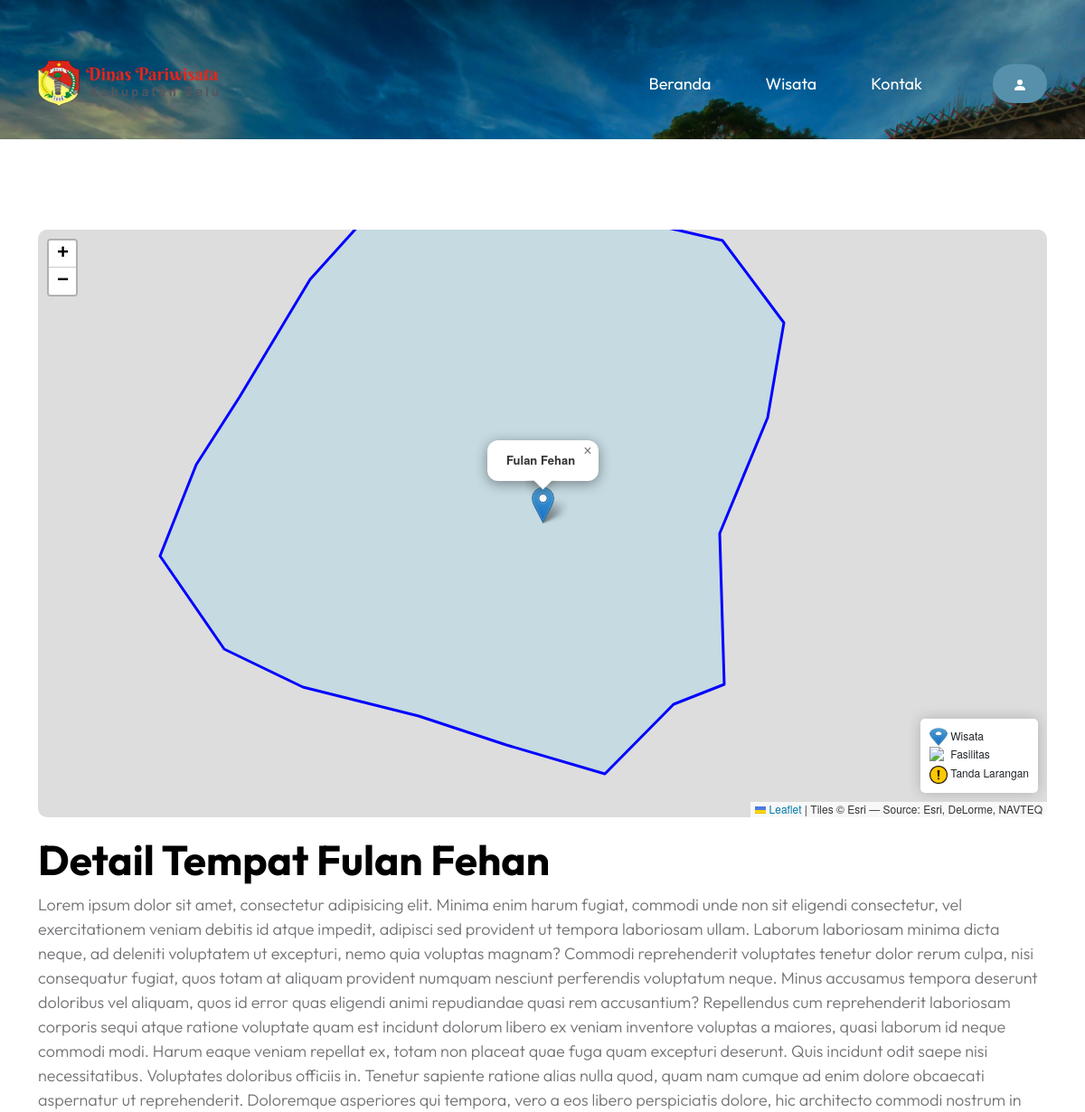
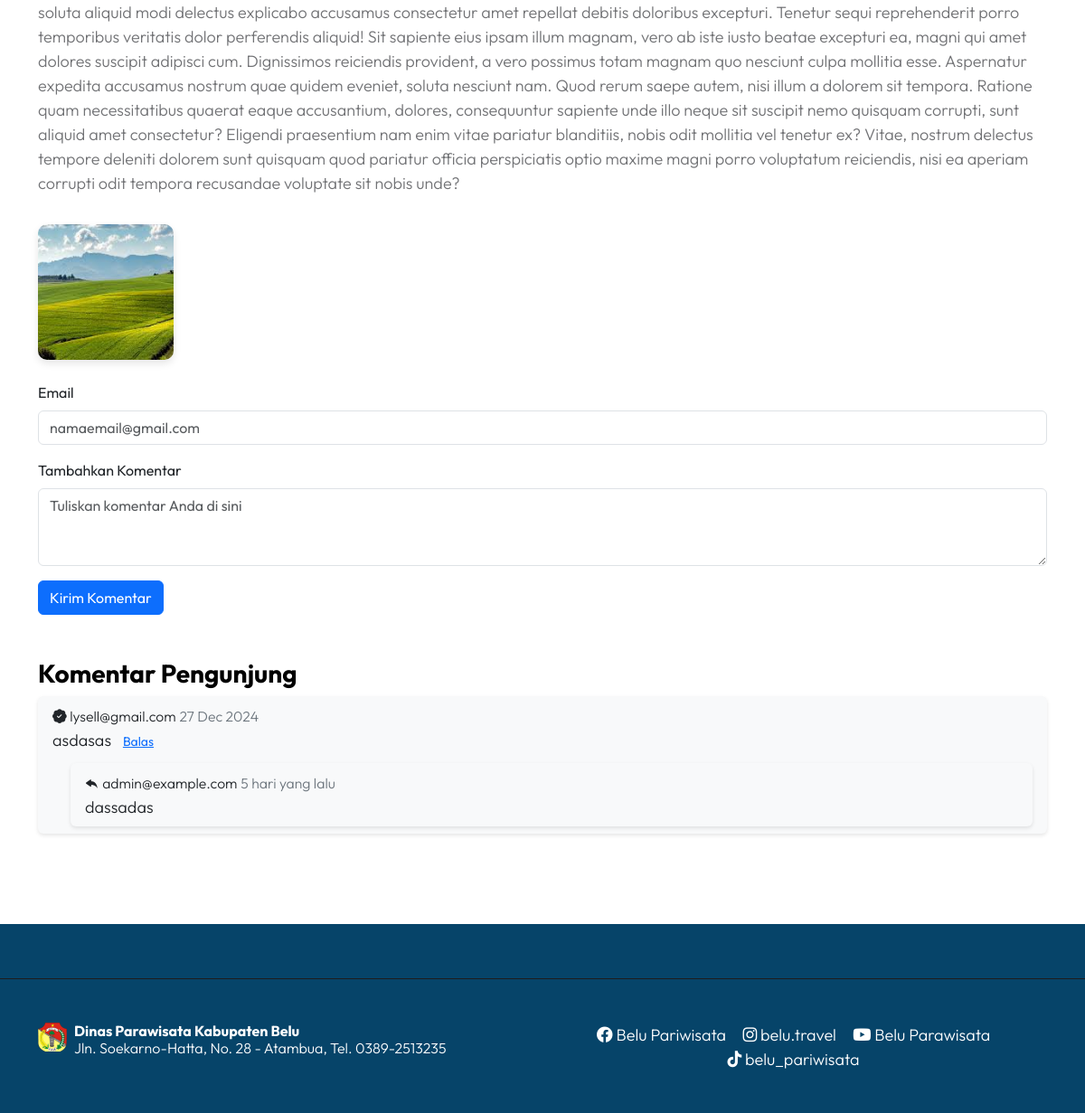
/pages/detail_wisata/4, run on the app's committed database (2 pictures, top to bottom).
### tables this page shows
CREATE TABLE `wisata` (
  `id_wisata` int(11) NOT NULL,
  `nama_wisata` varchar(255) NOT NULL,
  `latitude` varchar(255) NOT NULL,
  `longitude` varchar(255) NOT NULL,
  `geojson` longtext NOT NULL,
  `foto` varchar(255) NOT NULL,
  `deskripsi` longtext NOT NULL,
  `f_id_pengelola` int(11) NOT NULL,
  `kontak` varchar(255) NOT NULL,
  `jam_kunjung` time NOT NULL,
  `jam_tutup` time NOT NULL,
  `f_id_kecamatan` int(11) NOT NULL,
  `f_id_kategori` int(11) NOT NULL
);

CREATE TABLE `ulasan` (
  `id_ulasan` int(11) NOT NULL,
  `email` varchar(255) NOT NULL,
  `komentar` longtext NOT NULL,
  `f_id_wisata` int(11) NOT NULL,
  `created_at` timestamp NOT NULL DEFAULT current_timestamp() ON UPDATE current_timestamp(),
  `ulasan_id` int(11) NOT NULL DEFAULT 0
);

### application/controllers/Pages.php (called while the page is built, shortened)
<?php
class Pages extends CI_Controller {
	public function __construct()
	{
        $this->load->model('Wisata_model');
        $this->load->model('Kunjungan_model');
        $this->load->model('Fasilitas_model');
        $this->load->model('Larangan_model');
        $this->load->model('Ulasan_model');
        $this->load->model('Contact_model');
	}
    public function detail_wisata($id)
	{
		$data = [
			'wisata_list' => $this->Wisata_model->get_all_join(),
            'menu' => 'detail_wisata',
            'wisata' => $this->Wisata_model->get_wisata_by_id($id),
            'fasilitas_list' => $this->Fasilitas_model->get_all_join_by_id($id),
            'larangan_list' => $this->Larangan_model->get_all_join_by_id($id),
            'ulasan' => $this->Ulasan_model->get_comments_with_replies($id),
        ];
		$this->load->view('pages_template/header', $data);
		$this->load->view('detail_wisata');
		$this->load->view('pages_template/footer');
	}
}

### index.php (called while the page is built, shortened)
<?php
require_once BASEPATH.'core/CodeIgniter.php';

### application/models/Wisata_model.php (called while the page is built, shortened)
<?php
class Wisata_model extends CI_Model {
    public function get_all_join($id = null)
    {
        $this->db->select('wisata.*, kecamatan.nama_kecamatan, admin.username as pengelola, kategori.nama_kategori');
        $this->db->from('wisata');
        $this->db->join('kecamatan', 'wisata.f_id_kecamatan = kecamatan.id_kecamatan', 'left');
        $this->db->join('admin', 'wisata.f_id_pengelola = admin.id_admin', 'left');
        $this->db->join('kategori', 'wisata.f_id_kategori = kategori.id_kategori', 'left');
        $query = $this->db->get();
        if ($query->num_rows() > 0) {
            return $query->result_array();
        } else {
            return [];
        }
    }
    public function get_wisata_by_id($id)
    {
        return $this->db->where('id_wisata', $id)->get('wisata')->row_array();
    }
}

### application/models/Ulasan_model.php (called while the page is built, shortened)
<?php
class Ulasan_model extends CI_Model {
    public function get_comments_with_replies($id) {
        $this->db->select('*');
        $this->db->from('ulasan');
        $this->db->where('ulasan.ulasan_id', 0);
        $this->db->where('ulasan.f_id_wisata', $id);
        $this->db->order_by('ulasan.created_at', 'DESC');
        $comments = $this->db->get()->result_array();
        foreach ($comments as &$comment) {
            $comment['replies'] = $this->get_replies($comment['id_ulasan']);
        }
        return $comments;
    }
    public function get_replies($ulasan_id) {
        $this->db->select('*');
        $this->db->from('ulasan');
        $this->db->where('ulasan_id', $ulasan_id);
        $this->db->order_by('created_at', 'ASC');
        return $this->db->get()->result_array();
    }
}
?>

### application/views/detail_wisata.php (the view, shortened to what this page needs)
<section class="detail-wisata pb-4">
    <div class="section-overlay"></div>
</section>
<section class="section-padding">
    <div class="container">
        <div id="map"></div>
        <h2>Detail Tempat <?=$wisata['nama_wisata'];?></h2>
        <p><?=$wisata['deskripsi'];?></p>
        <?php
            $fotos = json_decode($wisata['foto'], true);
            if (!empty($fotos)) {
                foreach ($fotos as $index => $foto) {
                    ?>
        <a href="<?=base_url('uploads/wisata/') . $foto;?>" data-lightbox="wisata-<?=$wisata['id_wisata'];?>"
            data-title="Foto <?=$wisata['nama_wisata'];?>">
            <img src="<?=base_url('uploads/wisata/') . $foto;?>" class="img-fluid mt-3"
                style="width: 150px; height: 150px; object-fit: cover;" alt="Foto <?=$wisata['nama_wisata'];?>">
        </a>
        <?php
                }
            } else {
                echo '<p>Tidak ada foto untuk ditampilkan.</p>';
            }
            ?>
        <form class="mt-4" method="post" action="<?= base_url('ulasan/submit_comment'); ?>">
            <div class="mb-3">
                <label for="email" class="form-label">Email</label>
                <input type="email" class="form-control" placeholder="namaemail@gmail.com" name="email" id="email"
                    required>
            </div>
            <div class="mb-3">
                <label for="komentar" class="form-label">Tambahkan Komentar</label>
                <textarea class="form-control" id="komentar" name="komentar" rows="3"
                    placeholder="Tuliskan komentar Anda di sini" required></textarea>
            </div>
            <button type="submit" class="btn btn-primary">Kirim Komentar</button>
        </form>
        <h4 class="mt-5">Komentar Pengunjung</h4>
        <ul class="list-group" id="commentList">
            <?php foreach ($ulasan as $index => $comment): ?>
            <li class="list-group-item comment-item <?= $index >= 3 ? 'd-none' : ''; ?>"
                id="comment-<?= $comment['id_ulasan']; ?>">
                <small><i class="bi bi-patch-check-fill"></i> <?= $comment['email']; ?></small>
                <?php
        $createdAt = strtotime($comment['created_at']);
        $timeAgo = time() - $createdAt;
        if ($timeAgo < 1) {
            $timeText = "baru saja";
        } elseif ($timeAgo < 60) {
            $timeText = $timeAgo . " detik yang lalu";
        } elseif ($timeAgo < 3600) {
            $minutes = floor($timeAgo / 60);
            $timeText = $minutes . " menit yang lalu";
        } elseif ($timeAgo < 86400) {
            $hours = floor($timeAgo / 3600);
            $timeText = $hours . " jam yang lalu";
        } elseif ($timeAgo < 2592000) {
            $days = floor($timeAgo / 86400);
            $timeText = $days . " hari yang lalu";
        } else {
            $timeText = date("d M Y", $createdAt);
        }
        ?>
                <small class="text-secondary"><?= $timeText; ?></small><br>
                <?= $comment['komentar']; ?>
                <button class="btn btn-sm btn-link"
                    onclick="showReplyForm(<?= $comment['id_ulasan']; ?>)">Balas</button>
                <?php if (!empty($comment['replies'])): ?>
                <ul class="list-group mt-2 reply-list" style="margin-left: 20px;">
                    <?php foreach ($comment['replies'] as $replyIndex => $reply): ?>
                    <li class="list-group-item reply-item <?= $replyIndex >= 2 ? 'd-none' : ''; ?>"
                        id="reply-<?= $reply['id_ulasan']; ?>">
                        <small><i class="bi bi-reply-fill"></i> <?= $reply['email']; ?></small>
                        <?php
                $createdAtReply = strtotime($reply['created_at']);
                $timeAgoReply = time() - $createdAtReply;
                if ($timeAgoReply < 1) {
                    $timeTextReply = "baru saja";
                } elseif ($timeAgoReply < 60) {
                    $timeTextReply = $timeAgoReply . " detik yang lalu";
                } elseif ($timeAgoReply < 3600) {
                    $minutesReply = floor($timeAgoReply / 60);
                    $timeTextReply = $minutesReply . " menit yang lalu";
                } elseif ($timeAgoReply < 86400) {
                    $hoursReply = floor($timeAgoReply / 3600);
                    $timeTextReply = $hoursReply . " jam yang lalu";
                } elseif ($timeAgoReply < 2592000) {
                    $daysReply = floor($timeAgoReply / 86400);
                    $timeTextReply = $daysReply . " hari yang lalu";
                } else {
                    $timeTextReply = date("d M Y", $createdAtReply);
                }
                ?>
                        <small class="text-secondary"><?= $timeTextReply; ?></small><br>
                        <?= $reply['komentar']; ?>
                    </li>
                    <?php endforeach; ?>
                </ul>
                <?php endif; ?>
            </li>
            <?php endforeach; ?>
        </ul>
    </div>
</section>

### assets/css/templatemo-festava-live.css (style rules this page uses)
:root { --white-color: #ffffff; --primary-color: #f8cb2e; --secondary-color: #5790ab; --section-bg-color: #f0f8ff; --custom-btn-bg-color: #5790ab; --custom-btn-bg-hover-color: #072d44; --dark-color: #000000; --p-color: #717275; --border-color: #7fffd4; --link-hover-color: #5790ab; --body-font-family: "Outfit", sans-serif; --h1-font-size: 74px; --h2-font-size: 46px; --h3-font-size: 32px; --h4-font-size: 28px; --h5-font-size: 24px; --h6-font-size: 22px; --p-font-size: 18px; --btn-font-size: 14px; --copyright-font-size: 16px; --border-radius-large: 100px; --border-radius-medium: 20px; --border-radius-small: 10px; --font-weight-light: 300; --font-weight-normal: 400; --font-weight-bold: 700; }
body { background-color: var(--white-color); font-family: var(--body-font-family); }
h2, h3, h4, h5, h6 { color: var(--dark-color); }
h1, h2, h3, h4, h5, h6 { font-weight: var(--font-weight-bold); }
h2 { font-size: var(--h2-font-size); }
h4 { font-size: var(--h4-font-size); }
p { color: var(--p-color); font-size: var(--p-font-size); font-weight: var(--font-weight-light); }
ul li { color: var(--p-color); font-size: var(--p-font-size); font-weight: var(--font-weight-light); }
a, button { touch-action: manipulation; transition: all 0.3s; }
a { display: inline-block; color: var(--primary-color); text-decoration: none; }
.section-padding { padding-top: 100px; padding-bottom: 100px; }
.section-overlay { background-color: var(--dark-color); position: absolute; top: 0; left: 0; pointer-events: none; width: 100%; height: 100%; opacity: 0.35; }
.detail-wisata { background-image: url("../img/bg-detail-wisata.jpeg"); background-repeat: no-repeat; background-size: cover; position: relative; padding-top: 130px; }

### application/views/detail_wisata.php (style rules this page uses)
#map { z-index: 1; height: 650px; margin-bottom: 20px; border-radius: 10px; }
.img-fluid { border-radius: 10px; box-shadow: 0 4px 8px rgba(0, 0, 0, 0.1); transition: transform 0.3s ease; }
.list-group-item { background-color: #f8f9fa; border: none; border-radius: 5px; box-shadow: 0 2px 4px rgba(0, 0, 0, 0.1); }

### data on the page
wisata: nama_wisata "Fulan Fehan", deskripsi "Lorem ipsum dolor sit amet, consectetur adipisicing elit. Minima enim harum fugiat, commodi unde non sit eligendi consectetur, vel exercitationem veniam debitis id atque impedit, adipisci sed provident ut tempora laboriosam ullam. Laborum laboriosam minima dicta neque, ad deleniti voluptatem ut excepturi, nemo quia voluptas magnam? Commodi reprehenderit voluptates tenetur dolor rerum culpa, nisi consequatur fugiat, quos totam at aliquam provident numquam nesciunt perferendis voluptatum neque. Minus accusamus tempora deserunt doloribus vel aliquam, quos id error quas eligendi animi repudiandae quasi rem accusantium? Repellendus cum reprehenderit laboriosam corporis sequi atque ratione…"
ulasan: email "lysell@gmail.com", created_at "27 Dec 2024", komentar "asdasas"
ulasan: email "admin@example.com", created_at "5 hari yang lalu", komentar "dassadas"
